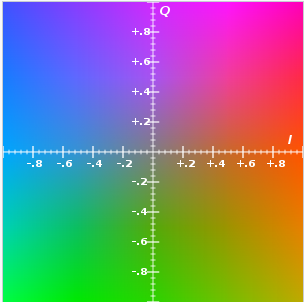
#> input picture figures/yiq.png, 304 x 302 px
$ python HOG.py --input ../figures/yiq.png   (older library calls are emulated)
#> lines starting #> are read from the running program, lines starting #| are printed output that depends on the picture; after the words box and inside, x2 and y2 are one past the last pixel; in counts of white or black regions, pixels touching at a corner belong together; long printed decimals are rounded
import argparse
import cv2
import numpy as np
from skimage.io import imread
from skimage.transform import resize
from skimage.feature import hog
from skimage import exposure
import matplotlib.pyplot as plt
import logging
import os

import constants


class HOG:

    def __init__(self, blobs: {}, selectedImage: str, **kwargs):
        """
        GLCM
        :param blobs: Image blobs
        :param selectedImage: Name of the attribute containing the image data
        """
        self._blobs = blobs
        self._selectedImage = selectedImage
        self._selectedBand = -1
        self._prefix = constants.NAME_HOG
        self._log = logging.getLogger(constants.NAME_HOG)
        self._image = None
        self._outputDirectory = "."

        for key, value in kwargs.items():
            if key == constants.KEYWORD_IMAGE:
                self._image = value
            elif key == constants.KEYWORD_PREFIX:
                self._prefix = value
            elif key == "output":
                self._outputDirectory = value
            else:
                raise TypeError(f"Unknown keyword: {key}")

    @property
    def blobs(self):
        return self._blobs

    def _computeDescriptor(self, img: np.ndarray) -> np.ndarray:
        pass

    def computeAttributes(self):

        # This is just for debugging purposes to compute the HOG descriptor for a file on disk
        if self._image is not None:
            img = cv2.imread(self._image)
#> img is the input picture: shape (302, 304, 3); mean B, G, R 131, 129.8, 130.6
            img = np.float32(img) / 255.0

            # Calculate gradient
            gx = cv2.Sobel(img, cv2.CV_32F, 1, 0, ksize=1)
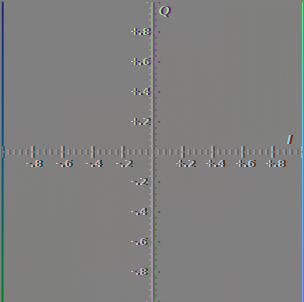
#> gx: shape (302, 304, 3) float32; mean B, G, R -0.00312, -0.00262, -0.000712; drawn with min black and max white
            gy = cv2.Sobel(img, cv2.CV_32F, 0, 1, ksize=1)
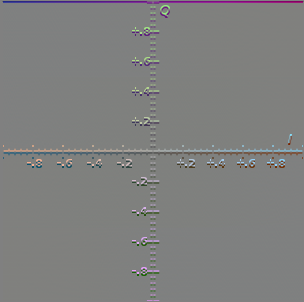
#> gy: shape (302, 304, 3) float32; mean B, G, R -0.00557, -0.000376, -0.00404; drawn with min black and max white
            # Calculate the magnitude
            mag, angle = cv2.cartToPolar(gx, gy, angleInDegrees=True)
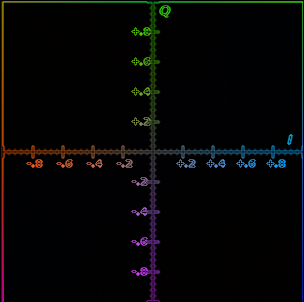
#> mag: shape (302, 304, 3) float32; mean B, G, R 0.0298, 0.032, 0.0321; drawn with min black and max white
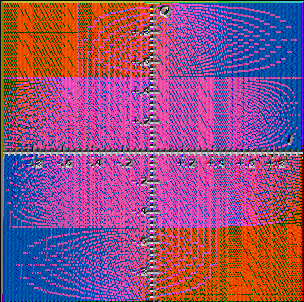
#> angle: shape (302, 304, 3) float32; mean B, G, R 171.8, 113.4, 200; drawn with min black and max white

            imageName = self._outputDirectory + "/" + "magnitude" + constants.DELIMETER + os.path.basename(self._image)
            normalized = np.zeros_like(mag)
            finalImage = cv2.normalize(mag, normalized, 0, 255, cv2.NORM_MINMAX)
            cv2.imwrite(imageName, finalImage)
            cv2.namedWindow("Magnitude", cv2.WINDOW_NORMAL)
            cv2.namedWindow("Gradient X", cv2.WINDOW_NORMAL)
            cv2.namedWindow("Gradient Y", cv2.WINDOW_NORMAL)

            cv2.imshow("Gradient X", gx)
            cv2.imshow("Gradient Y", gy)
            cv2.imshow("Magnitude", mag)
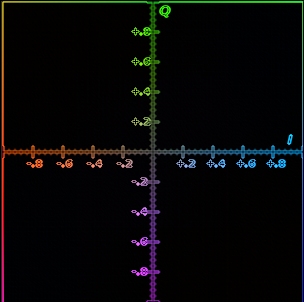
#> window 'Magnitude': shape (302, 304, 3); mean B, G, R 7.1, 7.5, 7.7

            imgAsGreyscale = cv2.cvtColor(img.astype(np.uint8), cv2.COLOR_BGR2GRAY)
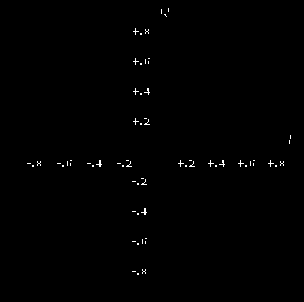
#> imgAsGreyscale: shape (302, 304); values 0 (black) and 1 (white), 0.46% white in thin lines or dots, all inside (x1, y1, x2, y2) = (27, 8, 291, 275)
            img = cv2.imread(self._image)
            dst = cv2.Canny(img, 175, 200, apertureSize=3, L2gradient=True)
#> dst: shape (302, 304); 3.5% white in thin lines or dots
            cv2.imwrite("edges.jpg", dst)
            cv2.imshow("Edges", dst)

            fd, hog_image = hog(img, orientations=9, pixels_per_cell=(6, 6), cells_per_block=(2, 2), visualize=True, channel_axis=-1)

            hogNonZero = np.nonzero(fd)[0]
            print(f"Std Deviation: {hogNonZero.std()}")
#| Std Deviation: 24550.672

            #hog_image_rescaled = exposure.rescale_intensity(hog_image, in_range=(0, 1), out_range=(0 ,255))
            hog_image_rescaled = exposure.rescale_intensity(hog_image, out_range=(0, 2048))

            imageName = self._outputDirectory + "/" + constants.NAME_HOG + constants.DELIMETER + os.path.basename(self._image)
            cv2.imwrite(imageName, hog_image_rescaled)
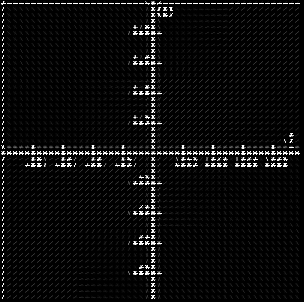
#> saved as hog_yiq.png: shape (302, 304); min 0, max 255, mean 12.6
            #cv2.imshow("HOG", hog_image_rescaled)
            cv2.waitKey(0)

        else:
            for blobName, blobAttributes in self._blobs.items():
                #img = np.empty_like(blobAttributes[self._selectedImage])
                img = blobAttributes[self._selectedImage]
                if len(img) > 0:
                    # creating hog features
                    # fd, hog_image = hog(resized_img, orientations=9, pixels_per_cell=(8, 8),
                    #                     cells_per_block=(2, 2), visualize=True, multichannel=True)
                    try:
                        fd, hog_image = hog(img, orientations=9, pixels_per_cell=(16, 16), cells_per_block=(2, 2), visualize=True, channel_axis=-1)
                    except ValueError as v:
                        self._log.error(f"Problems computing HOG for image with shape: {img.shape}")
                        self._log.error(v)
                        name = self._prefix + constants.DELIMETER + constants.NAME_STDDEV
                        blobAttributes[name] = 0
                        name = self._prefix + constants.DELIMETER + constants.NAME_MEAN
                        blobAttributes[name] = 0
                        name = self._prefix + constants.DELIMETER + constants.NAME_VAR
                        blobAttributes[name] = 0
                        continue

                    hogNonZero = np.nonzero(fd)[0]
                    if not len(hogNonZero) > 0:
                        self._log.error(f"HOG is empty for {blobName}")
                        name = self._prefix + constants.DELIMETER + constants.NAME_STDDEV
                        blobAttributes[name] = 0
                        name = self._prefix + constants.DELIMETER + constants.NAME_MEAN
                        blobAttributes[name] = 0
                        name = self._prefix + constants.DELIMETER + constants.NAME_VAR
                        blobAttributes[name] = 0
                        continue
                    #print(f"Std Deviation: {hogNonZero.std()}")

                    name = self._prefix + constants.DELIMETER + constants.NAME_STDDEV
                    blobAttributes[name] = hogNonZero.std()
                    name = self._prefix + constants.DELIMETER + constants.NAME_MEAN
                    blobAttributes[name] = hogNonZero.mean()
                    name = self._prefix + constants.DELIMETER + constants.NAME_VAR
                    blobAttributes[name] = hogNonZero.var()
                    self._log.debug(f"HOG: {blobAttributes[self._prefix + constants.DELIMETER + constants.NAME_STDDEV]} {blobAttributes[self._prefix + constants.DELIMETER + constants.NAME_MEAN]} {blobAttributes[self._prefix + constants.DELIMETER + constants.NAME_VAR]}")
                else:
                    self._log.error("Empty blob encountered in HOG calculations")

if __name__ == "__main__":
    parser = argparse.ArgumentParser("Histogram of Oriented Gradients")

    parser.add_argument("-i", "--input", action="store", required=True, help="Image to process")
    parser.add_argument("-o", "--output", action="store", required=False, default=".", help="Output directory")
    arguments = parser.parse_args()

    #startupLogger(arguments.logging)

    histogram = HOG(None, None, image=arguments.input, output=arguments.output)
    histogram.computeAttributes()

$ run again, with figures/confusion-lr.png copied over figures/yiq.png
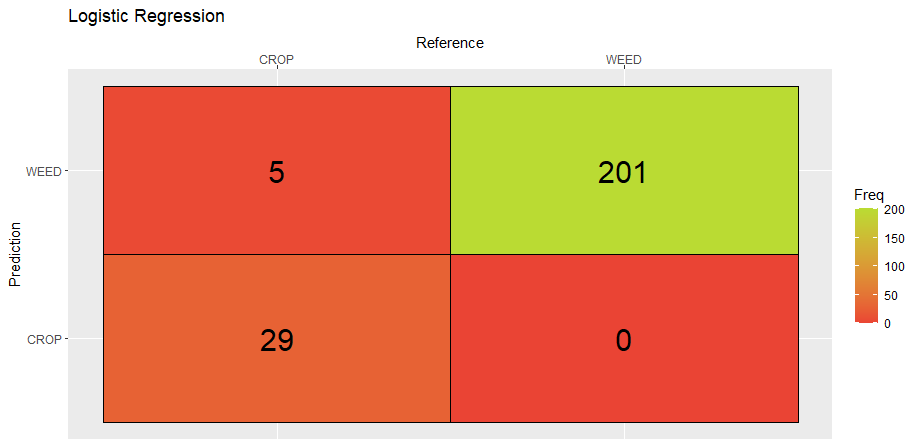
#> input picture figures/confusion-lr.png, 919 x 447 px
#> in computeAttributes, img is the input picture: shape (447, 919, 3); mean B, G, R 133.8, 169.7, 229.9
#> in computeAttributes, `imgAsGreyscale = cv2.cvtColor(img.astype(np.uint8), cv2.COLOR_BGR2GRAY)`:
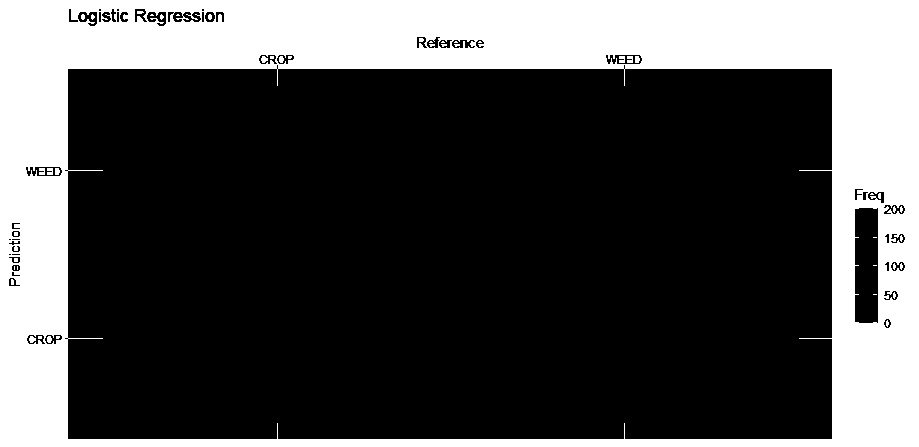
#> imgAsGreyscale: shape (447, 919); values 0 (black) and 1 (white), 29.9% white; 47 white regions (34 under 20 px), largest, box (x1, y1, x2, y2) and area: (0, 0, 919, 447) 122255, (619, 56, 625, 63) 37, (627, 56, 633, 63) 37
#> dst: shape (447, 919); 2.3% white in thin lines or dots
#> hogNonZero = 12204 values from 387 to 398974
#| Std Deviation: 117923.696
#> in computeAttributes, `cv2.imwrite(imageName, hog_image_rescaled)`:
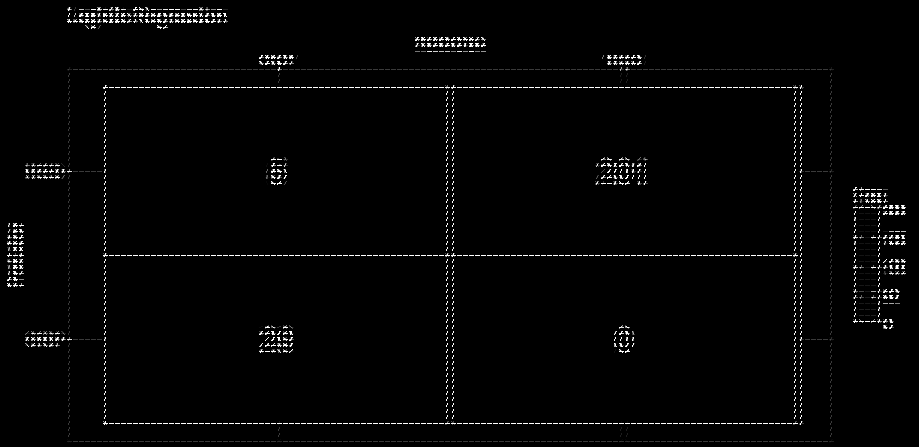
#> saved as hog_yiq.png: shape (447, 919); min 0, max 255, mean 4.3
